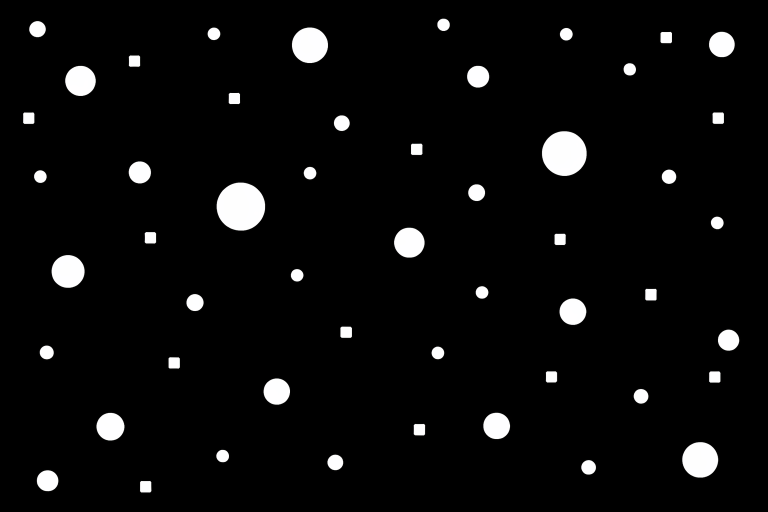
#> input picture img/Conexos.png, 1536 x 1024 px (shown at 1/2 size); its folder holds only this picture in this run
$ python verificar_tipo_imagen.py
#> lines starting #> are read from the running program, lines starting #| are printed output that depends on the picture
import cv2
import numpy as np
import os
import matplotlib.pyplot as plt


def verificar_tipo_imagen(imagen_path):
    """
    Verifica si una imagen es binaria o en escala de grises

    Retorna:
    - 'binaria': Si la imagen tiene solo 2 valores únicos
    - 'grises': Si la imagen tiene más de 2 valores
    - None: Si hay error al cargar la imagen
    """
#> called with imagen_path = 'img/Conexos.png'
    # Leer la imagen en escala de grises
    img = cv2.imread(imagen_path, cv2.IMREAD_GRAYSCALE)
#> img: shape (1024, 1536); min 0, max 255, mean 10.9

    if img is None:
        print(f"❌ Error: No se pudo cargar la imagen {imagen_path}")
        return None

    # Obtener valores únicos en la imagen
    valores_unicos = np.unique(img)
#> valores_unicos = 256 values from 0 to 255
    num_valores = len(valores_unicos)
#> num_valores = 256

    # Determinar el tipo
    if num_valores <= 2:
        tipo = 'binaria'
    else:
        tipo = 'grises'

    return tipo, valores_unicos, img


def analizar_imagen(imagen_path, mostrar_grafico=True):
    """
    Analiza y muestra información detallada sobre el tipo de imagen
    con visualización gráfica
    """
    print(f"\n{'='*70}")
    print(f"Analizando: {os.path.basename(imagen_path)}")
    print(f"{'='*70}")

    resultado = verificar_tipo_imagen(imagen_path)

    if resultado is None:
        return

    tipo, valores_unicos, img = resultado
#> tipo = 'grises'; valores_unicos = 256 values from 0 to 255

    # Información básica
    print(f"📁 Ruta: {imagen_path}")
    print(f"📐 Tamaño: {img.shape[0]} x {img.shape[1]} píxeles")
#| 📐 Tamaño: 1024 x 1536 píxeles
    print(f"🎨 Tipo: {'BINARIA' if tipo == 'binaria' else 'ESCALA DE GRISES'}")
#| 🎨 Tipo: ESCALA DE GRISES

    # Información sobre valores
    print(f"\n📊 Estadísticas:")
    print(f"   • Valores únicos: {len(valores_unicos)}")
#|    • Valores únicos: 256
    print(f"   • Valor mínimo: {img.min()}")
#|    • Valor mínimo: 0
    print(f"   • Valor máximo: {img.max()}")
#|    • Valor máximo: 255
    print(f"   • Valor medio: {img.mean():.2f}")
#|    • Valor medio: 10.89

    # Detalles específicos según el tipo
    if tipo == 'binaria':
        print(f"\n✅ IMAGEN BINARIA DETECTADA")
        print(f"   • Valores presentes: {valores_unicos}")

        # Contar píxeles de cada valor
        for valor in valores_unicos:
            cantidad = np.sum(img == valor)
            porcentaje = (cantidad / img.size) * 100
            print(f"   • Píxeles con valor {valor}: {cantidad} ({porcentaje:.2f}%)")
    else:
        print(f"\n✅ IMAGEN EN ESCALA DE GRISES DETECTADA")
        print(f"   • Rango de valores: [{valores_unicos[0]} - {valores_unicos[-1]}]")
#|    • Rango de valores: [0 - 255]
        print(f"   • Primeros 10 valores: {valores_unicos[:10]}")
#|    • Primeros 10 valores: [0 1 2 3 4 5 6 7 8 9]
        if len(valores_unicos) > 10:
            print(f"   • ... ({len(valores_unicos) - 10} valores más)")
#> (printed output is left out)

        # Distribución de intensidades
        print(f"\n   Distribución de intensidades:")
        print(f"   • Píxeles oscuros (0-85): {np.sum(img < 85)} ({(np.sum(img < 85)/img.size)*100:.1f}%)")
#|    • Píxeles oscuros (0-85): 1504547 (95.7%)
        print(f"   • Píxeles medios (85-170): {np.sum((img >= 85) & (img < 170))} ({(np.sum((img >= 85) & (img < 170))/img.size)*100:.1f}%)")
#|    • Píxeles medios (85-170): 1814 (0.1%)
        print(f"   • Píxeles claros (170-255): {np.sum(img >= 170)} ({(np.sum(img >= 170)/img.size)*100:.1f}%)")
#|    • Píxeles claros (170-255): 66503 (4.2%)

    # Visualización gráfica
    if mostrar_grafico:
        visualizar_imagen_con_histograma(img, tipo, imagen_path)

    return tipo


# [95 lines left out: function visualizar_imagen_con_histograma, not called in this run]


def verificar_directorio(directorio):
    """
    Verifica todas las imágenes en un directorio y muestra un resumen visual
    """
    print("\n" + "="*70)
    print("VERIFICACIÓN DE IMÁGENES EN DIRECTORIO")
    print("="*70)

    # Extensiones de imagen soportadas
    extensiones = ['.png', '.jpg', '.jpeg', '.bmp', '.tif', '.tiff']

    # Buscar imágenes
    imagenes = []
    if os.path.exists(directorio):
        for archivo in os.listdir(directorio):
            if any(archivo.lower().endswith(ext) for ext in extensiones):
                imagenes.append(os.path.join(directorio, archivo))

    if not imagenes:
        print(f"❌ No se encontraron imágenes en {directorio}")
        return

    print(f"✅ Se encontraron {len(imagenes)} imagen(es)\n")

    # Contadores
    binarias = []
    grises = []
    tipos_dict = {}
    imagenes_data = []

    # Analizar cada imagen (sin mostrar gráficos individuales)
    for img_path in sorted(imagenes):
        tipo = analizar_imagen(img_path, mostrar_grafico=False)
#> tipo = 'grises'

        if tipo == 'binaria':
            binarias.append(os.path.basename(img_path))
        elif tipo == 'grises':
            grises.append(os.path.basename(img_path))

        tipos_dict[img_path] = tipo

        # Cargar imagen para el resumen visual
        img = cv2.imread(img_path, cv2.IMREAD_GRAYSCALE)
        if img is not None:
            imagenes_data.append((img, os.path.basename(img_path), tipo))

    # Resumen en terminal
    print("\n" + "="*70)
    print("RESUMEN")
    print("="*70)
    print(f"\n📊 Total de imágenes analizadas: {len(imagenes)}")
    print(f"\n🔲 Imágenes BINARIAS: {len(binarias)}")
    for img in binarias:
        print(f"   • {img}")

    print(f"\n🎨 Imágenes en ESCALA DE GRISES: {len(grises)}")
    for img in grises:
        print(f"   • {img}")

    # Crear visualización de resumen
    if imagenes_data:
        crear_resumen_visual(imagenes_data)

    return tipos_dict


def crear_resumen_visual(imagenes_data):
    """
    Crea un panel visual con todas las imágenes y sus histogramas
    """
    n_imagenes = len(imagenes_data)
#> n_imagenes = 1

    # Determinar el layout de la cuadrícula
    if n_imagenes <= 4:
        filas = 2
        cols = 2
    elif n_imagenes <= 6:
        filas = 2
        cols = 3
    elif n_imagenes <= 8:
        filas = 2
        cols = 4
    else:
        filas = 3
        cols = int(np.ceil(n_imagenes / 3))

    fig, axes = plt.subplots(filas, cols, figsize=(cols*4, filas*4.5))

    # Asegurarse de que axes sea un array 2D
    if n_imagenes == 1:
        axes = np.array([[axes]])
    elif filas == 1 or cols == 1:
        axes = axes.reshape(filas, cols)

    axes_flat = axes.flatten()

    for idx, (img, nombre, tipo) in enumerate(imagenes_data):
        if idx >= len(axes_flat):
            break

        ax = axes_flat[idx]

        # Dividir el subplot en dos partes (imagen arriba, histograma abajo)
        # Crear subgráficos manualmente
        from matplotlib.gridspec import GridSpecFromSubplotSpec
        gs = GridSpecFromSubplotSpec(2, 1, subplot_spec=ax.get_subplotspec(),
                                      hspace=0.3, height_ratios=[2, 1])

        ax.remove()
        ax_img = fig.add_subplot(gs[0])
        ax_hist = fig.add_subplot(gs[1])

        # Mostrar imagen
        ax_img.imshow(img, cmap='gray', vmin=0, vmax=255)
        color_tipo = 'red' if tipo == 'binaria' else 'green'
        ax_img.set_title(f'{nombre}\n[{tipo.upper()}]',
                        fontsize=9, fontweight='bold', color=color_tipo)
        ax_img.axis('off')

        # Mostrar histograma
        valores_unicos = np.unique(img)

        if tipo == 'binaria':
            conteos = [np.sum(img == val) for val in valores_unicos]
            colores = ['black' if val == 0 else 'lightgray' for val in valores_unicos]
            ax_hist.bar(valores_unicos, conteos, width=30, color=colores,
                       edgecolor='red', linewidth=1.5)
            ax_hist.set_xticks(valores_unicos)
            ax_hist.set_xlim(-10, 265)
        else:
            ax_hist.hist(img.ravel(), bins=64, range=(0, 256),
                        color='steelblue', edgecolor='black', alpha=0.7)
            ax_hist.set_xlim(0, 255)

        ax_hist.set_xlabel('Intensidad', fontsize=8)
        ax_hist.set_ylabel('Píxeles', fontsize=8)
        ax_hist.tick_params(labelsize=7)
        ax_hist.grid(True, alpha=0.3)

        # Añadir texto con estadísticas
        texto_stats = f'Min: {img.min()}, Max: {img.max()}\nMedia: {img.mean():.1f}'
        ax_hist.text(0.98, 0.98, texto_stats,
                    transform=ax_hist.transAxes,
                    fontsize=7, verticalalignment='top',
                    horizontalalignment='right',
                    bbox=dict(boxstyle='round', facecolor='wheat', alpha=0.5))
#> this loop made 1 pass
#> (nombre, tipo, color_tipo) on pass 1: ('Conexos.png', 'grises', 'green')

    # Ocultar ejes sobrantes
    for idx in range(n_imagenes, len(axes_flat)):
        axes_flat[idx].remove()

    plt.suptitle('RESUMEN VISUAL - Todas las Imágenes',
                fontsize=14, fontweight='bold')
    plt.tight_layout()
    plt.show()
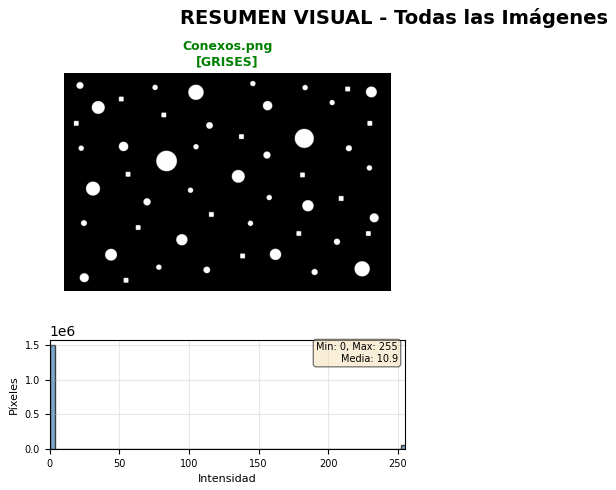
#> figure drawn by matplotlib, 2 panels; panel 2: tallest bar 1500721 high, from x = 0 to 4


# [11 lines left out: function verificar_imagen_simple, not called in this run]


def main():
    """
    Función principal
    """
    print("="*70)
    print("VERIFICADOR DE TIPO DE IMAGEN")
    print("Detecta si una imagen es BINARIA o ESCALA DE GRISES")
    print("="*70)

    # Opción 1: Verificar directorio completo
    if os.path.exists('img'):
        verificar_directorio('img')
    else:
        print("\n❌ No se encontró el directorio 'img'")

    # Opción 2: Ejemplo de verificación individual
    print("\n" + "="*70)
    print("EJEMPLO DE USO PROGRAMÁTICO")
    print("="*70)
    print("\nEjemplo de código para usar en otros programas:")
    print("""
    from verificar_tipo_imagen import verificar_imagen_simple

    tipo = verificar_imagen_simple('img/mi_imagen.png')

    if tipo == 'binaria':
        print("Es una imagen binaria")
        # Aplicar procesamiento para imágenes binarias
    elif tipo == 'grises':
        print("Es una imagen en escala de grises")
        # Aplicar procesamiento para imágenes en grises
    """)


if __name__ == "__main__":
    main()

$ run again, on img/gris4_lineas.png
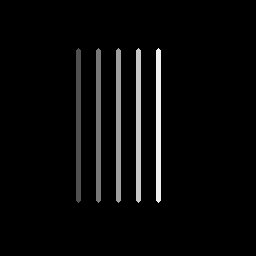
#> input picture img/gris4_lineas.png, 256 x 256 px
#> in verificar_tipo_imagen, img is the input picture: shape (256, 256); min 0, max 240, mean 9.3
#> in verificar_tipo_imagen, `valores_unicos = np.unique(img)`: valores_unicos = [0, 80, 120, 160, 200, 240]
#> num_valores = 6
#> in analizar_imagen, `tipo, valores_unicos, img = resultado`: tipo = 'grises'; valores_unicos = [0, 80, 120, 160, 200, 240]
#| 📐 Tamaño: 256 x 256 píxeles
#| 🎨 Tipo: ESCALA DE GRISES
#|    • Valores únicos: 6
#|    • Valor mínimo: 0
#|    • Valor máximo: 240
#|    • Valor medio: 9.31
#|    • Rango de valores: [0 - 240]
#|    • Primeros 10 valores: [  0  80 120 160 200 240]
#|    • Píxeles oscuros (0-85): 62484 (95.3%)
#|    • Píxeles medios (85-170): 1526 (2.3%)
#|    • Píxeles claros (170-255): 1526 (2.3%)
#> in verificar_directorio, `tipo = analizar_imagen(img_path, mostrar_grafico=False)`: tipo = 'grises'
#> n_imagenes = 1
#> the loop in crear_resumen_visual, `for idx, (img, nombre, tipo) in enumerate(imagenes_data):` made 1 pass
#> in crear_resumen_visual, `plt.show()`:
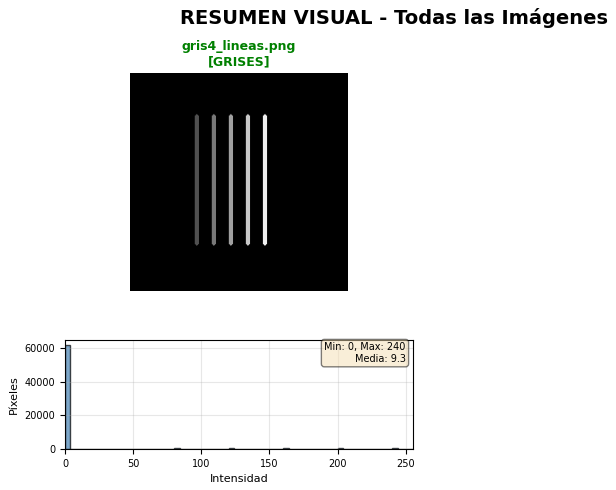
#> figure drawn by matplotlib, 2 panels; panel 2: tallest bar 61721 high, from x = 0 to 4
